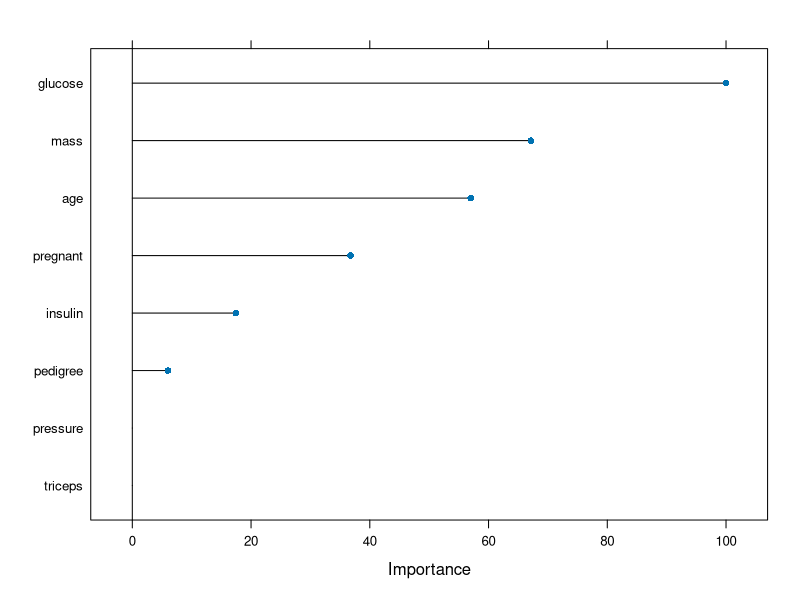
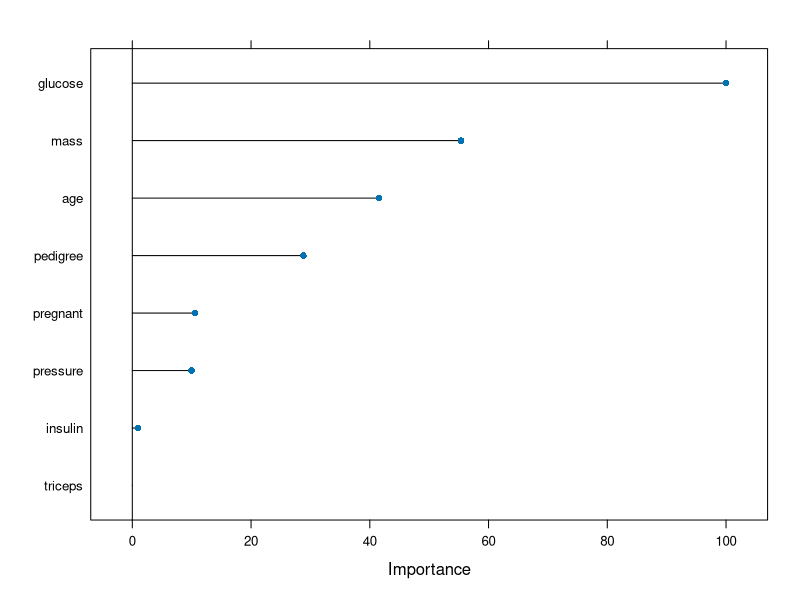
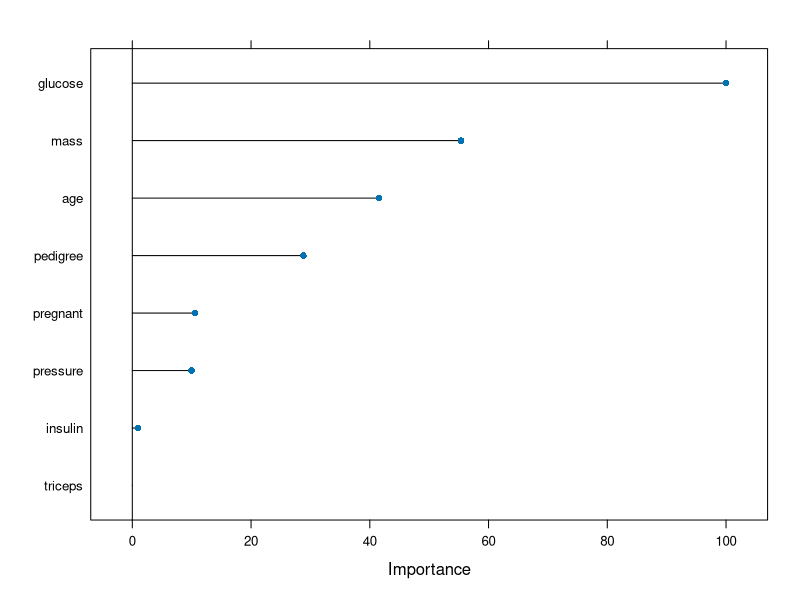
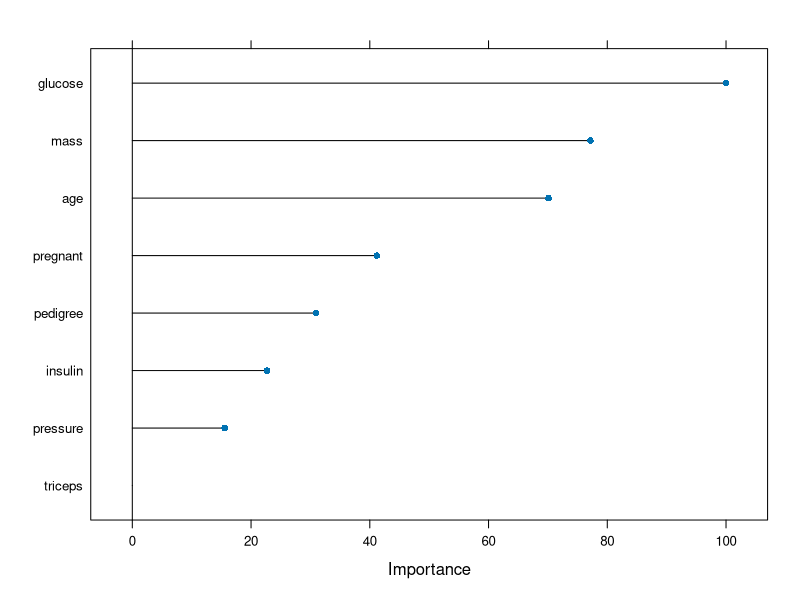
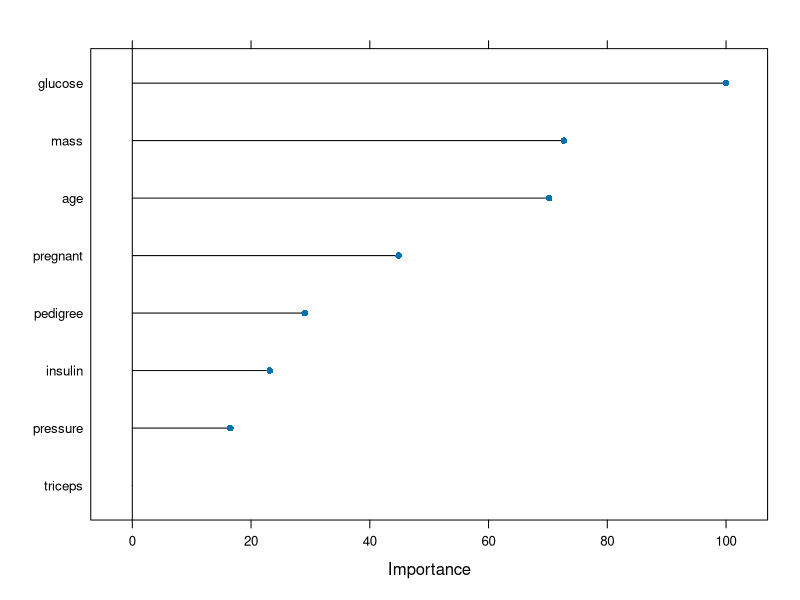

Recreate these plots in R, in order.
## ---- chunk 1
knitr::opts_chunk$set(message = FALSE, warning = FALSE)
## ---- chunk 2
library(mlbench)
library(tidyverse)
data(PimaIndiansDiabetes)
df <- tibble(PimaIndiansDiabetes)
## ---- chunk 3
library(caret)

df <- df %>%
  mutate(diabetes = as.factor(diabetes))
splitIndex <- createDataPartition(df$diabetes, p = .90, list = FALSE)

df_train <- df[splitIndex,]
df_test <- df[-splitIndex,]
## ---- chunk 4
tree <- train(diabetes ~ ., data=df_train, method = "rpart2", maxdepth=3)

prediction1 <- predict(tree, df_test)
confmatrix1 <- confusionMatrix(data = prediction1, reference = df_test$diabetes)
confmatrix1$overall[1]
## ---- chunk 5
forest <- train(diabetes~., data=df_train, 
                method = "rf",
                ntree = 1000) 
prediction2 <- predict(forest, df_test)
confmartrix2 <- confusionMatrix(data = prediction2, reference = df_test$diabetes)
confmartrix2$overall[1]
## ---- chunk 6
plot(varImp(tree))
## ---- chunk 7
plot(varImp(forest))
## ---- chunk 8
library(glmnet)
glmModel <- train(diabetes ~ ., data=df_train, 
                method = "glmnet")
prediction3 <- predict(glmModel, df_test)
confmatrix3 <- confusionMatrix(data = prediction3, reference = df_test$diabetes)
confmatrix3$overall[1]
## ---- chunk 9
plot(varImp(forest))
## ---- chunk 10
model3_1 <- train(diabetes ~ ., data=df_train, method = "rpart1SE")
prediction3_1 <- predict(model3_1, df_test)
confmatrix3_1 <- confusionMatrix(data = prediction3_1, reference = df_test$diabetes)
confmatrix3_1$overall[1]
## ---- chunk 11
plot(varImp(model3_1))
## ---- chunk 12
model3_2 <- train(diabetes ~ ., data=df_train, method = "rpart2")
prediction3_2 <- predict(model3_2, df_test)
confmatrix3_2 <- confusionMatrix(data = prediction3_2, reference = df_test$diabetes)
confmatrix3_2$overall[1]
## ---- chunk 13
plot(varImp(model3_2))
